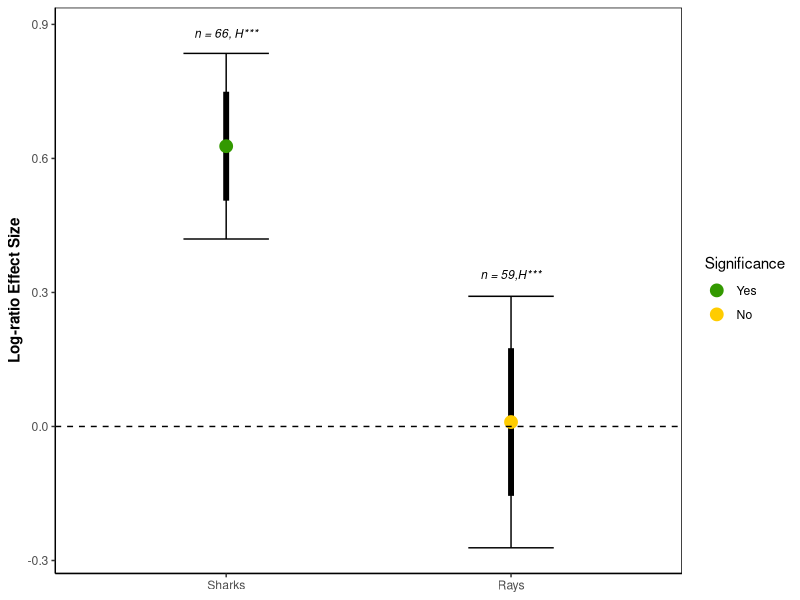

The R source for this figure:
library(ggplot2)

setwd("C:/Users/JordanGoetze/OneDrive - Department of Biodiversity, Conservation and Attractions/Research/Manuscripts/Manuscript_GlobalFinPrint Marine Reserves/Submission/Data")
dir()
alldata = read.csv("es_results_fpa.csv",header = T,strip.white = T)

# Pre sets for plot
dodge <- position_dodge(0.55)
ggplot <- function(...) { ggplot2::ggplot(...) + theme_bw() } 
PaletteFill<- scale_fill_manual(values=c("#000000","#FFFFFF"))
PaletteColour<- scale_colour_manual(values=c("#339900","#FFCC00"))

# Add Sig level to Plots
Sharks = data.frame(es=0.88,Group = "Sharks",text = "n = 66, H***")
Rays = data.frame(es=0.34,Group = "Rays",text = "n = 59,H***")

# Subset and Order
alldata<-subset(alldata, Group%in%c("Sharks","Rays"))
alldata$Significance <- ordered(alldata$Significance,levels=c("Yes","No"))
alldata$Group <- ordered(alldata$Group,levels=c("Sharks","Rays"))

Plot<-ggplot(alldata, aes(y=es, x= Group))+
  geom_errorbar(aes(ymin = ci.lb, ymax = ci.ub),width = 0.3,position = dodge)+
  geom_errorbar(aes(ymin = cilb75, ymax = ciub75),width = 0,size = 2,position = dodge)+
  geom_point(aes(colour = Significance),size=4,show.legend = T,position = dodge)+ 
  geom_hline(yintercept=0, linetype=2)+
  PaletteColour+
  geom_text(data = Sharks,aes(label = text),size =3,fontface="italic")+
  geom_text(data = Rays,aes(label = text),size =3,fontface="italic")+
  #coord_flip()+
  theme(strip.text.y = element_text(size = 12,face="bold"),
        strip.text.x = element_text(size = 12,face="bold"),
        strip.background = element_blank(),
        axis.title=element_text(face="bold"), 
        axis.title.x=element_blank(),
        panel.grid.major = element_blank(),
        panel.grid.minor = element_blank(),
        legend.key = element_blank(),  
        #legend.position = "top",
        axis.line = element_line(colour = 'black'),
        panel.border = element_rect(colour = "black"))+
  ylab("Log-ratio Effect Size")

Plot